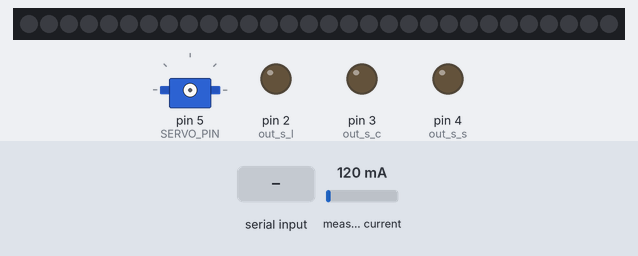
A sketch run on a simulated Arduino Uno, built with avr-gcc and run on an emulated ATmega328P. On the bench: 30 RGB LEDs in strip order, left to right, servo, output pins drawn as LEDs (lit = HIGH). Wiring (inferred from the names in the program): INA219 current sensor at I2C address 0x40; servo: signal pin 5. The test bench sets the inputs (shaded band); at power-on: measured current 120 mA. Dim RGB values are drawn brighter than linear; servo pulses on a pin are drawn as a servo (544–2400 µs = 0–180°); pins used as bus, display or sensor lines are not drawn.

Above: at 1.2 s.
1.3 s: "30,150\n" received over Serial
At 1.45 s:
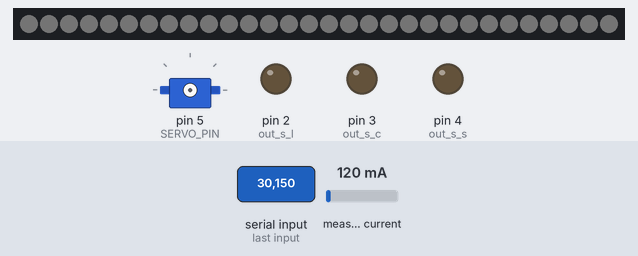
At 3.4 s:
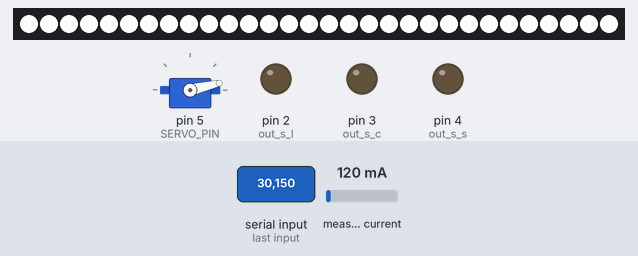
3.6 s: byte 51 ('3') received over Serial
At 6.3 s:
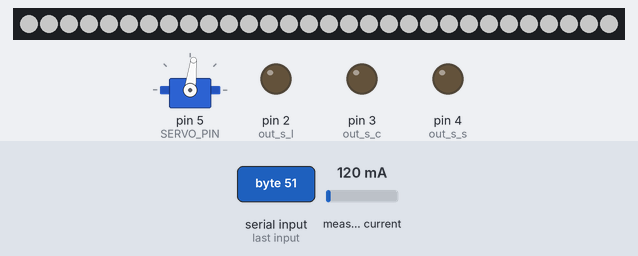
6.6 s: byte 52 ('4') received over Serial
At 8.0 s:
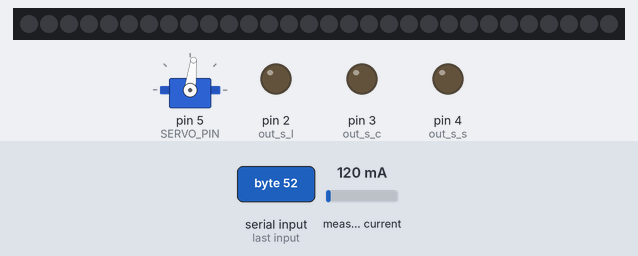
8.5 s: byte 49 ('1') received over Serial
10.5 s: measured current set to 215 mA
12.0 s: measured current set to 257 mA
Timing chart, 0 to 14.5 s (numbered marks = the images above; inputs shaded):
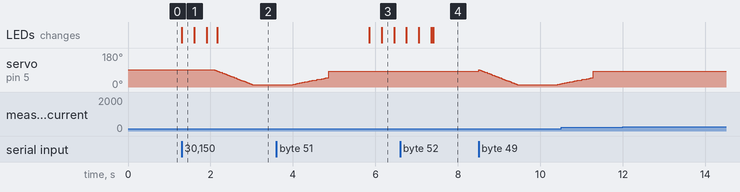

The sketch:

lombard_v2.ino
```cpp
#include <Arduino.h>
#include <Wire.h>
#include <Adafruit_INA219.h>

/*
OUT
  Сервопривод дверцы - D5
  Сервопривод L - D9
  Сервопривод С - D10
  Адресная лентав - D13 и D6
  Переключатель USB - D7 и D8
IN
  парсинг
  датчик закрытой двери
  Датчик телефона?
*/
//INA219
#define INA219_ADDRESS (0x40)  // Адрес INA219 на шине I2C

//servo
#define SERVO_PIN 5               // Пин, к которому подключен сервопривод
#define PULSE_WIDTH 900           //  длительность импульса
#define NEUTRAL_PULSE_WIDTH 1500  // длительность импульса для 90 градусов
#define ACCELERATION_TIME 3770    // время работы серво
#define speed 19                  // скорость

bool button_flag = true;  // нажатие кнопки

int ACCELERATION_STEP_braking = PULSE_WIDTH / ((ACCELERATION_TIME / 2) / speed);  // Шаг изменения скорости поворота сервопривода замеднение
int ACCELERATION_STEP_racing = PULSE_WIDTH / ((ACCELERATION_TIME / 4) / speed);   // Шаг изменения скорости поворота сервопривода ускорение


//servo usb
const uint16_t s_close = 2550;  //2000;               // Время импульса паузы сервопривода микросекунды
const uint16_t half = 1300;
const uint16_t s_open = 400;
const uint8_t out_s_l = 2;
const uint8_t out_s_c = 3;
const uint8_t out_s_s = 4;

//led
#include <Adafruit_NeoPixel.h>
#define LED_PIN 13    // Пин, к которому подключена светодиодная лента
#define LED_COUNT 30  // Количество светодиодов в ленте
Adafruit_NeoPixel strip(LED_COUNT, LED_PIN, NEO_GRBW + NEO_KHZ800);

// parsing
int step = 0;
char incomingByte = '0';
String string_convert = "";
String answer = "";

void setup() {
  Wire.begin();
  Serial.begin(9600);
  //Serial.println("Hello!");
  attachInterrupt(0, isr, FALLING);

  pinMode(SERVO_PIN, OUTPUT);
  if (getCurrent_mA() == 0) {
    Serial.println("error INA219");
  }

  // Инициализация сервопривода usb
  pinMode(out_s_l, OUTPUT);
  pinMode(out_s_c, OUTPUT);
  pinMode(out_s_s, OUTPUT);

  strip.begin();
  strip.show();  // Инициализация светодиодной ленты
}

// Если прерывание
void isr() {
  button_flag = false;  // кнопка нажата
  stopServo();          // остановить  серво
}

void loop() {
  parsing_igor();
}

void parsing_igor() {
  if (Serial.available() > 0) {
    char command = Serial.read();
    switch (command) {
      case '1':
        rotateServoWithAcceleration(false);  // открыть
        break;
      case '2':
        rotateServoWithAcceleration(true);  // закрыть
        break;
      case '3':
        fadeIn(); //вкл ленту
        break;
      case '4':
        fadeOut(); //выкл ленту
        break;
    }
  }
}
```

INA219.ino
```cpp
// Данные с INA219
int16_t readRegister(uint8_t reg) {
  Wire.beginTransmission(INA219_ADDRESS);
  Wire.write(reg);
  Wire.endTransmission(false);

  Wire.requestFrom((int)INA219_ADDRESS, (int)2);
  return (Wire.read() << 8) | Wire.read();
}

// Функция для получения силы тока в мА
float getCurrent_mA() {
  int16_t raw_current = readRegister(0x04);  // Регистр сырых данных о токе
  return raw_current * 0.1;                  // Коэффициент преобразования для получения значения в мА
}
```

led.ino
```cpp
// Функция для плавного включения цвета
void fadeIn() {
  for(int brightness = 0; brightness <= 255; brightness++) {
    strip.fill(strip.Color(brightness, brightness, brightness, 0), 0, strip.numPixels());
    strip.show();
    delay(1);
  }
}

// Функция для плавного выключения цвета
void fadeOut() {
  for(int brightness = 255; brightness >= 0; brightness--) {
    strip.fill(strip.Color(brightness, brightness, brightness, 0), 0, strip.numPixels());
    strip.show();
    delay(1);
  }
}
```

parsing.ino
```cpp
void parsing() {  // Парсинг входящих сообщений с линии RS485


  if (Serial.available() > 0) {
    //M = Serial.parseInt();
    //Serial.println(M);

    incomingByte = Serial.read();
    if (incomingByte == 'D')  //работаем с дверью
    { step = 1; }
    if (incomingByte == 'C')  //управление разъёмом
    { step = 2; }
    if (incomingByte == 'L')  //подсветка
    { step = 3; }
    if (incomingByte == 'U')  //usb
    { step = 4; }
    if (incomingByte == 'R')  //сброс
    { step = 5; }
    if (incomingByte == ',')  //разделитель значений
    { string_convert = ""; }
    if (incomingByte != ',' && incomingByte != '\n' && incomingByte != 'D' && incomingByte != 'B' && incomingByte != 'L' && incomingByte != 'T' && incomingByte != 'R') {
      string_convert += incomingByte;  //Serial.println(string_convert);
    }

    //if (!P_select && Cena) { Cen = string_convert.toInt(); }
    if (incomingByte == '\n')  //тут конец строки
    {
      long m = string_convert.toInt();
      //Serial.print("step = ");
      //Serial.println(step);
      switch (step) {
        case 0:  // ожидание
          break;
        case 1:  // дверь
          Serial.print(" Door, ");
         // door(m);
          break;
        case 2:  // разъём
          Serial.print(" USB - ");
          if (m == 0) u_off();
          if (m == 1) u_c();
          if (m == 2) u_l();
          //move_to(m);
          //move_mode(m);
          break;
        case 3:  // свет
          Serial.println(" Свет! ");
          break;
        case 4:  // тензо
          // if (m == 1) {
          //   for (int i = 0; i < 10;) {
          //     if (sensor.available()) {
          //       t_sum += sensor.read();
          //       i++;
          //     }
          //   }
          //   t_now = t_sum / 109;  //109
          //   t_sum = 0;
          //   Serial.print("H");
          //   Serial.println(t_now);
          // } else {
          //   sensor.tare();
          //   Serial.println("tare");
          // }
          break;
        case 5:  // сброс
          // Serial.print(" Reset ");
          // sensor.tare();
          // delay(500);
          // Serial.print("tare ");
          // home = false;
          // speed = 800;
          // move_to(-10000);
          break;
        default:
          break;
      }
      step = 0;
    }
  }
}
```

servo.ino
```cpp
// функция для ускорения и замедления
void rotateServo_speed(unsigned long StartTime_local, int& step_speed_local, bool& flag_racing_local) {  // (начало отчета времени, шаг скорости, сейчас ускорение?)
  if (millis() - StartTime_local < ACCELERATION_TIME / 4) {                                              // если не прошло больше 1/4 тогда ускоряемся
    if (step_speed_local < PULSE_WIDTH) {                                                                // и если скороть не максимальная
      step_speed_local += ACCELERATION_STEP_racing;                                                      // ускорение
      flag_racing_local = false;                                                                         // сейчас ускорение
    }
  } else if (millis() - StartTime_local > (ACCELERATION_TIME / 2) && millis() - StartTime_local < (ACCELERATION_TIME - 1000)) {  // если не прошло больше 1/2 тогда замедляемся
    if (step_speed_local > 20) {                                                                                                 //и если скороть не минимальная
      step_speed_local -= ACCELERATION_STEP_braking;                                                                             // замедление                                                                       // замедление
    }
  } else if (millis() - StartTime_local > (ACCELERATION_TIME - 1000)) {  // очень плавное закрытие или открытие
    step_speed_local = 100;                                              // скорость сервы
  } else {                                                               // если не ускорение
    flag_racing_local = true;                                            // сейчас не ускорение
  }
}

// основной цикл работы серво
void rotateServoWithAcceleration(int inc) {
  button_flag = true;       // кнопка не нажата
  bool flag_racing = true;  // для более плавного ускорение

  Serial.println();  // очистить буфер

  unsigned long startTime = millis();  // начало отчета времени

  int step_speed = 0;  // шаг для ускорения и замедления сервы

  int current_mA = 0;        // нагрузка
  int current_mA_old = 100;  // нагрузка пердыдушее значение

  while (millis() - startTime < ACCELERATION_TIME) {        // пока не пройдет заданное время
    rotateServo_speed(startTime, step_speed, flag_racing);  // функция для ускорения и замедления, (начало отчета времени, шаг скорости, ускорение)

    if (inc) {             // закрыть
      if (!button_flag) {  //если нажата кнопка
        stopServo();       // остановить серво
        break;
      }
      if (current_mA > current_mA_old + 100) {  //если больше заданого значение остановить и поднять шатер
        stopServo();                            // остановить серво
        delay(50);                              // задержка после остановки
        open((millis() - startTime) * 4.4);     // вернуться в открытое положение
        break;
      }
      rotateServo(NEUTRAL_PULSE_WIDTH + step_speed);  // сделать шаг
    } else {                                          // открыть
      if (current_mA > current_mA_old + 120) {        //если больше заданого значение остановить
        stopServo();                                  // остановить серво
        break;
      }
      rotateServo(NEUTRAL_PULSE_WIDTH - step_speed);  // сделать шаг
    }

    if (current_mA > current_mA_old || !flag_racing) {  // передавать только значения которые больше чем предыдушие пока ускорение
      current_mA_old = current_mA;
    }
    current_mA = getCurrent_mA();  // получить значения амперметра
  }
}

void open(unsigned long Time) {                // плавно поднимает шатер с учетом пройденого времени
  unsigned long StartTime_local = millis();    // начало отчета времени
  while (millis() - StartTime_local < Time) {  // пока не пройдет заданное время
    rotateServo(1400);                         // открыть
  }
}

void rotateServo(int degrees) {  // шаг севро
  digitalWrite(SERVO_PIN, HIGH);
  delayMicroseconds(degrees);
  digitalWrite(SERVO_PIN, LOW);
  delay(speed);  // Задержка для плавного вращения
}

void stopServo() {               // стоп севро
  digitalWrite(SERVO_PIN, LOW);  // Отключаем питание сервопривода
}
```

servo_usb.ino
```cpp
void u_c() {
  for (byte c = 0; c <= 20; c++) {
    digitalWrite(out_s_l, HIGH);
    delayMicroseconds(s_close);
    digitalWrite(out_s_l, LOW);
    delay(20 - (s_close / 1000));
  }
  for (byte c = 0; c <= 20; c++) {
    digitalWrite(out_s_c, HIGH);
    delayMicroseconds(s_open);
    digitalWrite(out_s_c, LOW);
    delay(20 - (s_open / 1000));
  }
  Serial.println("C");
}
void u_l() {
  for (byte c = 0; c <= 20; c++) {
    digitalWrite(out_s_c, HIGH);
    delayMicroseconds(s_close);
    digitalWrite(out_s_c, LOW);
    delay(20 - (s_close / 1000));
  }
  for (byte c = 0; c <= 20; c++) {
    digitalWrite(out_s_l, HIGH);
    delayMicroseconds(s_open);
    digitalWrite(out_s_l, LOW);
    delay(20 - (s_open / 1000));
  }
  Serial.println("L");
}
void u_off() {
  for (byte c = 0; c <= 20; c++) {
    digitalWrite(out_s_c, HIGH);
    digitalWrite(out_s_l, HIGH);
    delayMicroseconds(s_close);
    digitalWrite(out_s_c, LOW);
    digitalWrite(out_s_l, LOW);
    delay(20 - (s_close / 1000));
  }
  Serial.println("Off");
}
```

Measured:
- after the input at 1.3 s, servo on pin 5 (SERVO_PIN): moves from 91° to 13° over 0.91 s, starting after 0.80 s; the LEDs: change at once (image 1)
- after the input at 3.6 s, the LEDs: first change after 2.3 s (image 3 shows a later state)
- after the input at 6.6 s, the LEDs: first change after 0.15 s (image 4 shows a later state)
- after the input at 12.0 s, every drawn part: stays the same
